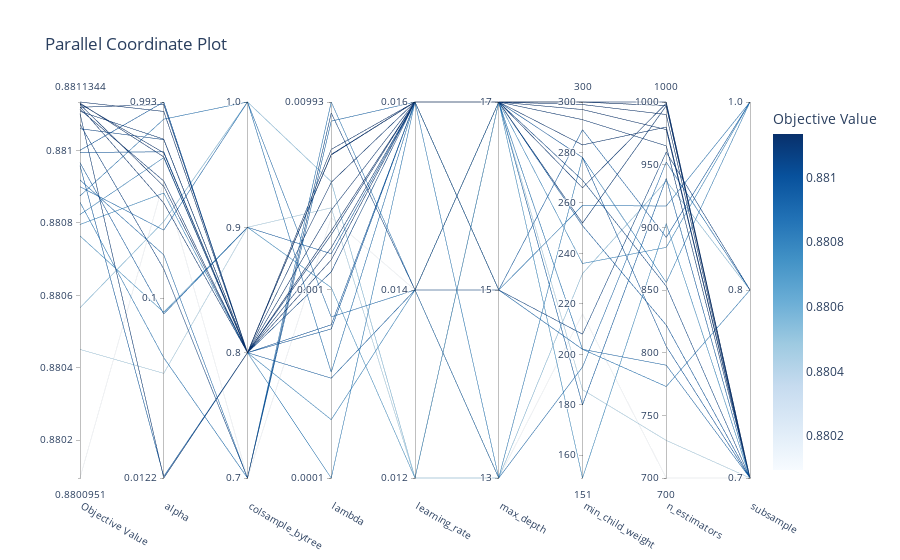

Write notebook code for a chart like this one.
### Code cell
optuna.visualization.plot_parallel_coordinate(study)

### Figure 1 — Plotly figure (JSON) as saved in the notebook; plotly's stock layout.template omitted (floating-point values rounded to 4 significant figures)
{"data": [{"dimensions": [{"label": "Objective Value", "range": [0.8801, 0.8811], "values": [0.8801, 0.8811, 0.8809, 0.8809, 0.881, 0.8808, 0.8808, 0.8811, 0.8811, 0.8811, 0.8811, 0.8811, 0.8811, 0.881, 0.881, 0.8811, 0.8811, 0.8811, 0.8811, 0.8805, 0.8808, 0.881, 0.8806, 0.8809, 0.8809]}, {"label": "alpha", "range": [-1.914, -0.003081], "ticktext": ["0.0122", "0.1", "0.993"], "tickvals": [-1.914, -1, -0.003081], "values": [-0.4073, -0.8518, -1.303, -0.78, -1.906, -0.4658, -0.2861, -0.4317, -0.05108, -0.01581, -0.282, -0.1942, -1.914, -0.003081, -0.2561, -0.4045, -0.517, -0.2614, -0.1922, -1.382, -1.072, -1.08, -0.6104, -0.6543, -0.09048]}, {"label": "colsample_bytree", "range": [0, 3], "ticktext": ["0.7", "0.8", "0.9", "1.0"], "tickvals": [0, 1, 2, 3], "values": [0, 0, 0, 0, 1, 1, 1, 1, 1, 1, 1, 1, 1, 1, 1, 1, 1, 1, 1, 2, 2, 2, 3, 3, 3]}, {"label": "lambda", "range": [-3.998, -2.003], "ticktext": ["0.0001", "0.001", "0.00993"], "tickvals": [-3.998, -3, -2.003], "values": [-2.618, -2.061, -2.003, -2.104, -3.469, -3.689, -3.998, -2.254, -2.686, -2.577, -2.841, -2.904, -2.776, -3.185, -3.207, -2.281, -2.429, -2.284, -2.707, -2.564, -2.988, -2.808, -2.426, -3.143, -3.437]}, {"label": "learning_rate", "range": [0, 2], "ticktext": ["0.012", "0.014", "0.016"], "tickvals": [0, 1, 2], "values": [1, 1, 1, 2, 1, 1, 2, 2, 2, 2, 2, 2, 2, 2, 2, 2, 2, 2, 2, 0, 0, 2, 0, 1, 2]}, {"label": "max_depth", "range": [0, 2], "ticktext": ["13", "15", "17"], "tickvals": [0, 1, 2], "values": [0, 1, 2, 1, 2, 2, 0, 2, 2, 2, 2, 2, 2, 2, 2, 2, 2, 2, 2, 2, 2, 1, 0, 0, 1]}, {"label": "min_child_weight", "range": [151, 300], "values": [216, 208, 202, 202, 180, 236, 278, 297, 299, 300, 300, 269, 252, 278, 251, 293, 283, 300, 266, 186, 151, 289, 232, 195, 259]}, {"label": "n_estimators", "range": [700, 1000], "values": [700, 960, 773, 790, 939, 884, 856, 978, 990, 997, 997, 853, 997, 805, 822, 965, 980, 1000, 999, 730, 903, 892, 937, 952, 917]}, {"label": "subsample", "range": [0, 2], "ticktext": ["0.7", "0.8", "1.0"], "tickvals": [0, 1, 2], "values": [0, 1, 1, 0, 0, 2, 2, 0, 0, 0, 0, 0, 0, 0, 0, 0, 0, 0, 0, 0, 0, 2, 1, 1, 2]}], "labelangle": 30, "labelside": "bottom", "line": {"color": [0.8801, 0.8811, 0.8809, 0.8809, 0.881, 0.8808, 0.8808, 0.8811, 0.8811, 0.8811, 0.8811, 0.8811, 0.8811, 0.881, 0.881, 0.8811, 0.8811, 0.8811, 0.8811, 0.8805, 0.8808, 0.881, 0.8806, 0.8809, 0.8809], "colorbar": {"title": {"text": "Objective Value"}}, "colorscale": [[0, "rgb(247,251,255)"], [0.125, "rgb(222,235,247)"], [0.25, "rgb(198,219,239)"], [0.375, "rgb(158,202,225)"], [0.5, "rgb(107,174,214)"], [0.625, "rgb(66,146,198)"], [0.75, "rgb(33,113,181)"], [0.875, "rgb(8,81,156)"], [1, "rgb(8,48,107)"]], "reversescale": false, "showscale": true}, "type": "parcoords"}], "layout": {"title": {"text": "Parallel Coordinate Plot"}}}
